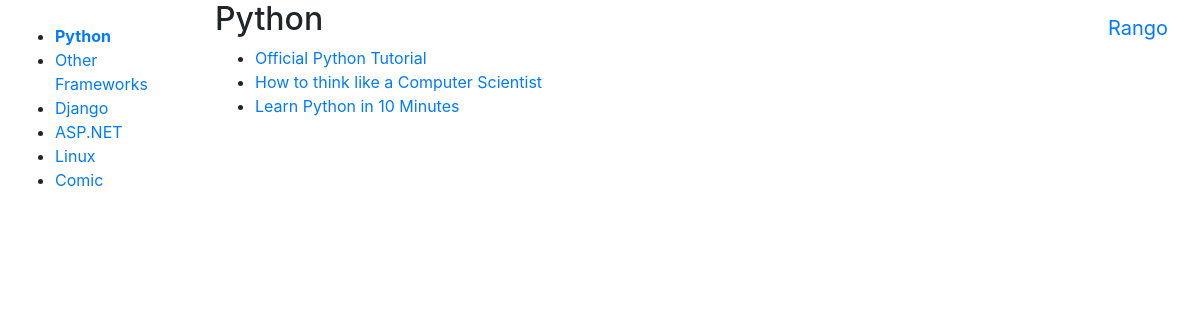
/rango/category/python/, run on the app's committed database.
### rango/models.py (models this page shows, shortened)
class Category(models.Model):
	name = models.CharField(max_length=128, unique=True)
	views = models.IntegerField(default=0)
	likes = models.IntegerField(default=0)
	slug = models.SlugField(blank=True)
	class Meta:
		verbose_name_plural = 'Categories'

class Page(models.Model):
	category = models.ForeignKey(Category)
	title = models.CharField(max_length=128)
	url = models.URLField()
	views = models.IntegerField(default=0)

### rango/views.py (the view, shortened to what this page needs)
def show_category(request, category_name_slug):
	context_dict = {}
	result_list = []
	try:
		category = Category.objects.get(slug=category_name_slug)
		pages = Page.objects.filter(category=category)
		context_dict['pages'] = pages
		context_dict['category'] = category
	except Category.DoesNotExist:
		context_dict['pages'] = None
		context_dict['category'] = None
	return render(request, 'rango/category.html', context=context_dict)

### rango/templatetags/rango_template_tags.py (called while the page is built)
@register.inclusion_tag('rango/cats.html')
def get_category_list(cat=None):
	return {'cats': Category.objects.all(),
		'act_cat': cat}

### templates/rango/category.html (shortened to what this page needs)
{% extends 'rango/base.html' %}
{% load staticfiles %}
{% block body_block %}
	<div>
	{% if category %}
		<h2>{{ category.name }}</h2>
		{% if pages %}
		<ul>
			{% for page in pages %}
				<li><a href="{% url 'rango:goto' page.id %}">{{ page.title }}</a></li>
			{% endfor %}
		</ul>
		{% else %}
			<strong>There are no pages present</strong>
		{% endif %}
	{% else %}
		<strong>The specified category does not exist!</strong>
	{% endif %}
	</div>
	</div>
{% endblock %}

### templates/rango/cats.html
<ul>
{% if cats %}
	{% for c in cats %}
		{% if c == act_cat %}
			<li>
			<strong>
				<a href="{% url 'rango:show_category' c.slug %}">{{ c.name }}</a>
			</strong>
			</li>
		{% else %}
			<li>
				<a href="{% url 'rango:show_category' c.slug %}">{{ c.name }}</a>
			</li>
		{% endif %}
	{% endfor %}
{% else %}
	<li><strong>There are no categories present.</strong></li>
{% endif %}
</ul>

### data on the page
Category: name "Python"
Category: name "Other Frameworks"
Category: name "Django"
Category: name "ASP.NET"
Category: name "Linux"
Category: name "Comic"
Page: title "Official Python Tutorial"
Page: title "How to think like a Computer Scientist"
Page: title "Learn Python in 10 Minutes"
